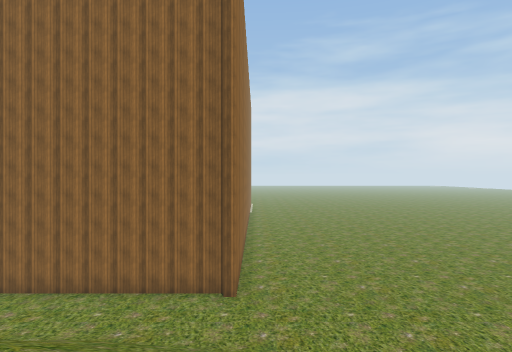
view 1 (above)

21 first-person views from a walk through a scene from a Unity 3-D project. The camera is 1.2 m above the floor, looks level and sees 75° across. The floor is counted in squares, 2 m on a side. Each view is taken from the middle of a square. On the plan, view 1 faces up. The plan holds only what a view shows up to about 10 squares ahead; the rest is blank. The place goes on beyond the plan. Some animated figures are left out. Some surface patterns are stand-ins.

view 2
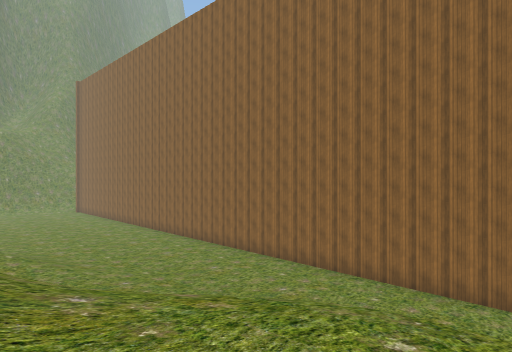

view 3
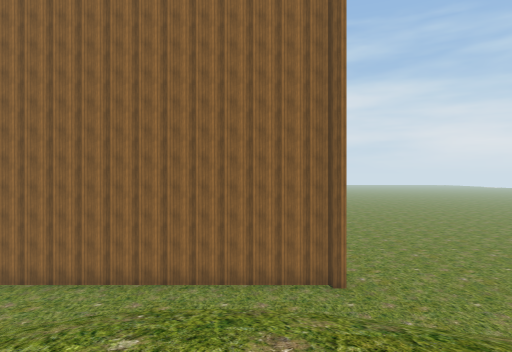

view 4
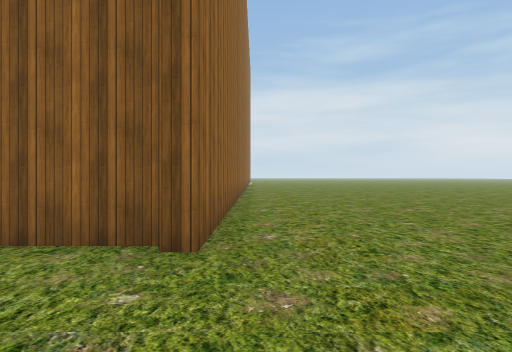

view 5
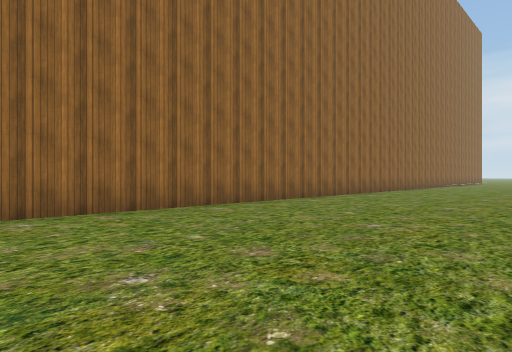

view 6
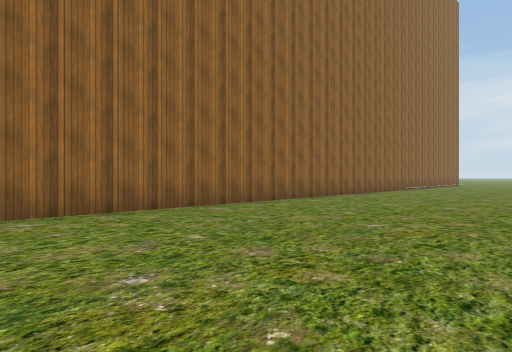

view 7
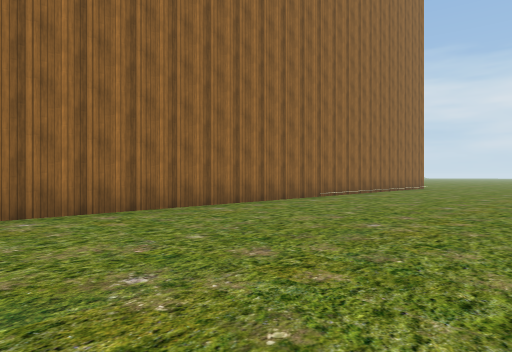

view 8
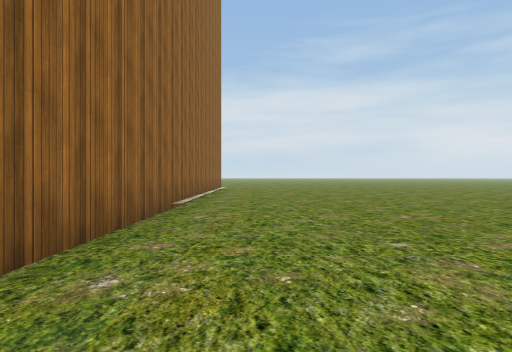

view 9
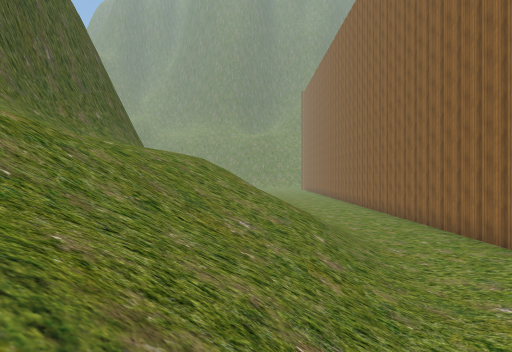

view 10
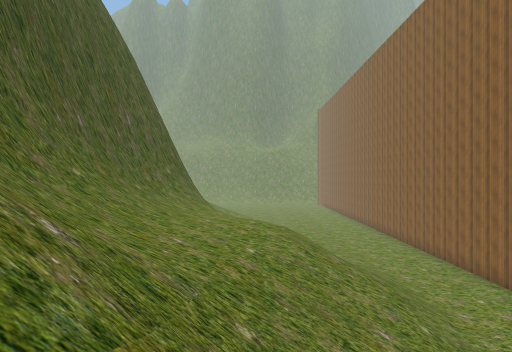

view 11
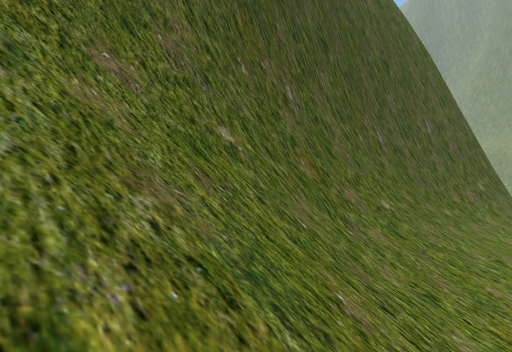

view 12
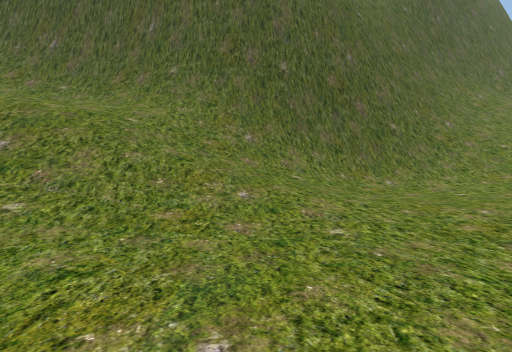

view 13
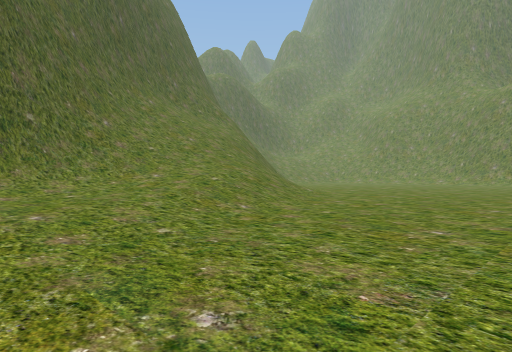

view 14
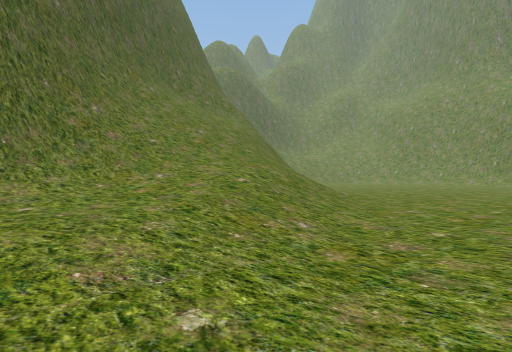

view 15
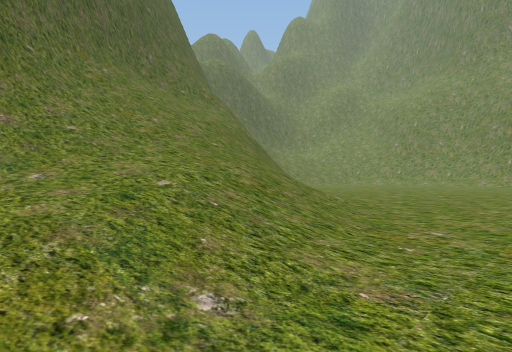

view 16
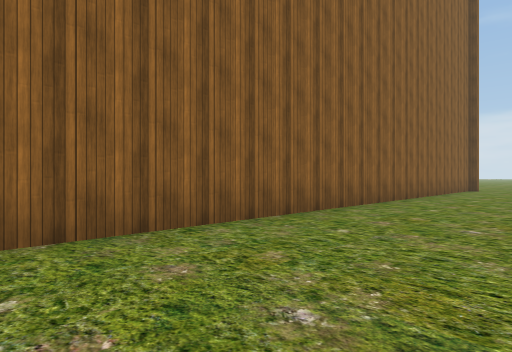

view 17
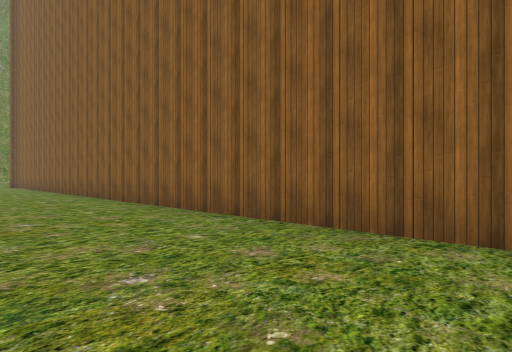

view 18
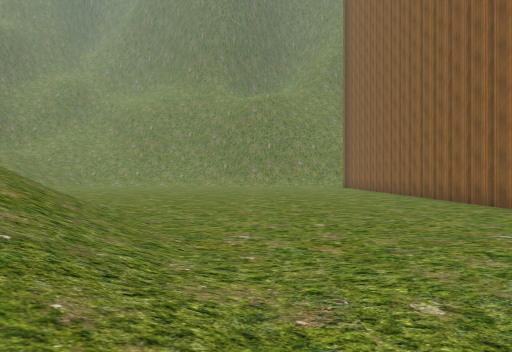

view 19
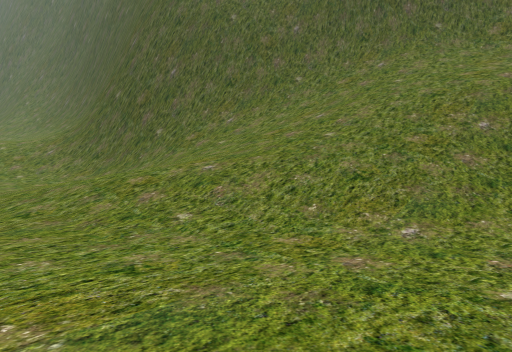

view 20
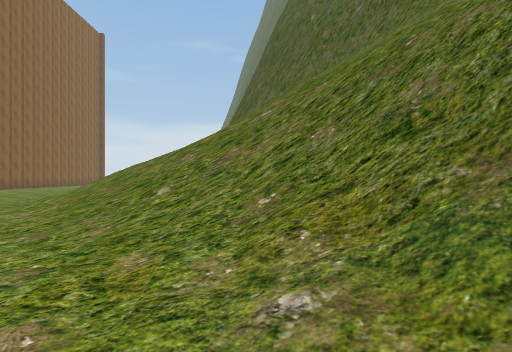

view 21
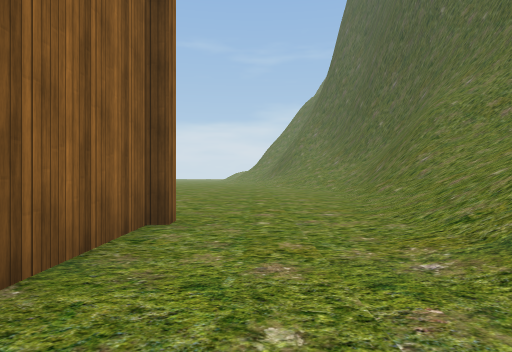

### Floor plan
Key: @ floor where view 1 was taken; # wall or solid block; . main floor; : floor 0.25 m higher than the main floor; + floor 0.5 m higher than the main floor; * floor 0.75 m higher than the main floor; / step, stairs or slope; = window, fence, low wall or low ledge; ^ raised ledge.
Columns run from 25 left of view 1 to 5 right of it. Each row starts with its distance up from view 1.
 31                         #......
 30                         #......
 29                         #......
 28                         #......
 27                         #.....
 26                         #.....
 25                         #......
 24                         #......
 23                         #......
 22                         #......
 21                         #......
 20                         #.....
 19                         #......
 18                         #......
 17                         #......
 16                         #......
 15                         #......
 14                         #......
 13                         #......
 12                         #......
 11                         #......
 10  ########################......
  9  ..............................
  8  ..............................
  7  ..............................
  6  ................://///////....
  5  ...........:::://// //////////
  4  .........////////// //////////
  3 .......:////*+/////////////////
  2 ......//////**/////////////////
  1  ...///////////////////////////
  0  ..//////////=####///////@////
 -1  .//////////=########/////####
 -2 .//////////=^       ########
 -3  /=///////##
 -4    //////=#
 -5     ////=#^
 -6     ///#^^
 -7     /=#
 -8      ^

Where each view was taken, in squares from view 1:
view 1: 0 up, 0 right, facing up
view 2: 0 up, 3 left, facing up-left
view 3: 0 up, 3 left, facing up
view 4: 6 up, 0 right, facing up
view 5: 9 up, 5 right, facing up-left
view 6: 15 up, 5 right, facing up-left
view 7: 21 up, 5 right, facing up-left
view 8: 23 up, 1 right, facing up
view 9: 4 up, 4 right, facing left
view 10: 2 up, 5 right, facing left
view 11: 1 up, 4 right, facing down-left
view 12: 8 up, 9 left, facing down
view 13: 8 up, 11 left, facing down-left
view 14: 6 up, 12 left, facing down-left
view 15: 5 up, 14 left, facing down-left
view 16: 6 up, 16 left, facing up-right
view 17: 6 up, 13 left, facing up-left
view 18: 4 up, 14 left, facing left
view 19: 4 up, 22 left, facing down-right
view 20: 2 down, 25 left, facing right
view 21: 8 up, 5 left, facing right
